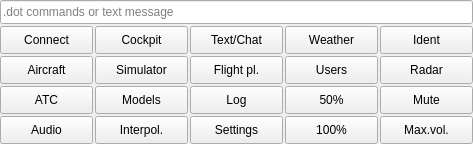
<?xml version="1.0" encoding="UTF-8"?>
<ui version="4.0">
 <class>CMainKeypadAreaComponent</class>
 <widget class="QFrame" name="CMainKeypadAreaComponent">
  <property name="geometry">
   <rect>
    <x>0</x>
    <y>0</y>
    <width>473</width>
    <height>144</height>
   </rect>
  </property>
  <property name="windowTitle">
   <string>Main keypad area</string>
  </property>
  <layout class="QVBoxLayout" name="vl_MainKeypadArea">
   <property name="spacing">
    <number>0</number>
   </property>
   <property name="leftMargin">
    <number>0</number>
   </property>
   <property name="topMargin">
    <number>0</number>
   </property>
   <property name="rightMargin">
    <number>0</number>
   </property>
   <property name="bottomMargin">
    <number>0</number>
   </property>
   <item>
    <widget class="QWidget" name="wi_MainKeypadArea" native="true">
     <property name="sizePolicy">
      <sizepolicy hsizetype="Preferred" vsizetype="Preferred">
       <horstretch>0</horstretch>
       <verstretch>0</verstretch>
      </sizepolicy>
     </property>
     <layout class="QGridLayout" name="gl_MainKeypadArea">
      <property name="sizeConstraint">
       <enum>QLayout::SetDefaultConstraint</enum>
      </property>
      <property name="leftMargin">
       <number>0</number>
      </property>
      <property name="topMargin">
       <number>0</number>
      </property>
      <property name="rightMargin">
       <number>0</number>
      </property>
      <property name="bottomMargin">
       <number>0</number>
      </property>
      <property name="spacing">
       <number>2</number>
      </property>
      <item row="0" column="0" colspan="5">
       <widget class="BlackGui::Components::CCommandInput" name="lep_CommandLineInput">
        <property name="minimumSize">
         <size>
          <width>0</width>
          <height>24</height>
         </size>
        </property>
        <property name="toolTip">
         <string>command line (e.g. &quot;.com1&quot;, &quot;.x&quot;, &quot;.msg com1&quot;)</string>
        </property>
        <property name="placeholderText">
         <string>.dot commands or text message</string>
        </property>
       </widget>
      </item>
      <item row="5" column="2">
       <widget class="QPushButton" name="pb_MainSettings">
        <property name="sizePolicy">
         <sizepolicy hsizetype="Preferred" vsizetype="Preferred">
          <horstretch>0</horstretch>
          <verstretch>0</verstretch>
         </sizepolicy>
        </property>
        <property name="toolTip">
         <string>Use &quot;SHIFT&quot; for overview</string>
        </property>
        <property name="layoutDirection">
         <enum>Qt::LeftToRight</enum>
        </property>
        <property name="text">
         <string>Settings</string>
        </property>
        <property name="checkable">
         <bool>true</bool>
        </property>
       </widget>
      </item>
      <item row="5" column="3">
       <widget class="QPushButton" name="pb_Opacity100">
        <property name="sizePolicy">
         <sizepolicy hsizetype="Preferred" vsizetype="Preferred">
          <horstretch>0</horstretch>
          <verstretch>0</verstretch>
         </sizepolicy>
        </property>
        <property name="text">
         <string>100%</string>
        </property>
       </widget>
      </item>
      <item row="5" column="1">
       <widget class="QPushButton" name="pb_MainInterpolation">
        <property name="sizePolicy">
         <sizepolicy hsizetype="Preferred" vsizetype="Preferred">
          <horstretch>0</horstretch>
          <verstretch>0</verstretch>
         </sizepolicy>
        </property>
        <property name="toolTip">
         <string>Interpolation</string>
        </property>
        <property name="text">
         <string>Interpol.</string>
        </property>
        <property name="checkable">
         <bool>true</bool>
        </property>
       </widget>
      </item>
      <item row="1" column="3">
       <widget class="QPushButton" name="pb_MainWeather">
        <property name="sizePolicy">
         <sizepolicy hsizetype="Preferred" vsizetype="Preferred">
          <horstretch>0</horstretch>
          <verstretch>0</verstretch>
         </sizepolicy>
        </property>
        <property name="text">
         <string>Weather</string>
        </property>
        <property name="checkable">
         <bool>true</bool>
        </property>
       </widget>
      </item>
      <item row="5" column="0">
       <widget class="QPushButton" name="pb_Audio">
        <property name="sizePolicy">
         <sizepolicy hsizetype="Preferred" vsizetype="Preferred">
          <horstretch>0</horstretch>
          <verstretch>0</verstretch>
         </sizepolicy>
        </property>
        <property name="text">
         <string>Audio</string>
        </property>
       </widget>
      </item>
      <item row="1" column="4">
       <widget class="QPushButton" name="pb_CockpitIdent">
        <property name="sizePolicy">
         <sizepolicy hsizetype="Preferred" vsizetype="Preferred">
          <horstretch>0</horstretch>
          <verstretch>0</verstretch>
         </sizepolicy>
        </property>
        <property name="text">
         <string>Ident</string>
        </property>
       </widget>
      </item>
      <item row="3" column="2">
       <widget class="QPushButton" name="pb_MainFlightplan">
        <property name="sizePolicy">
         <sizepolicy hsizetype="Preferred" vsizetype="Preferred">
          <horstretch>0</horstretch>
          <verstretch>0</verstretch>
         </sizepolicy>
        </property>
        <property name="toolTip">
         <string>Flight plan</string>
        </property>
        <property name="text">
         <string>Flight pl.</string>
        </property>
        <property name="checkable">
         <bool>true</bool>
        </property>
       </widget>
      </item>
      <item row="1" column="0">
       <widget class="QPushButton" name="pb_Connect">
        <property name="sizePolicy">
         <sizepolicy hsizetype="Preferred" vsizetype="Preferred">
          <horstretch>0</horstretch>
          <verstretch>0</verstretch>
         </sizepolicy>
        </property>
        <property name="text">
         <string>Connect</string>
        </property>
        <property name="checkable">
         <bool>true</bool>
        </property>
       </widget>
      </item>
      <item row="4" column="2">
       <widget class="QPushButton" name="pb_MainLog">
        <property name="sizePolicy">
         <sizepolicy hsizetype="Preferred" vsizetype="Preferred">
          <horstretch>0</horstretch>
          <verstretch>0</verstretch>
         </sizepolicy>
        </property>
        <property name="text">
         <string>Log</string>
        </property>
        <property name="checkable">
         <bool>true</bool>
        </property>
       </widget>
      </item>
      <item row="4" column="1">
       <widget class="QPushButton" name="pb_MainMappings">
        <property name="sizePolicy">
         <sizepolicy hsizetype="Preferred" vsizetype="Preferred">
          <horstretch>0</horstretch>
          <verstretch>0</verstretch>
         </sizepolicy>
        </property>
        <property name="toolTip">
         <string>Models and rendering</string>
        </property>
        <property name="text">
         <string>Models</string>
        </property>
        <property name="checkable">
         <bool>true</bool>
        </property>
       </widget>
      </item>
      <item row="1" column="1">
       <widget class="QPushButton" name="pb_MainCockpit">
        <property name="sizePolicy">
         <sizepolicy hsizetype="Preferred" vsizetype="Preferred">
          <horstretch>0</horstretch>
          <verstretch>0</verstretch>
         </sizepolicy>
        </property>
        <property name="text">
         <string>Cockpit</string>
        </property>
        <property name="checkable">
         <bool>true</bool>
        </property>
       </widget>
      </item>
      <item row="3" column="0">
       <widget class="QPushButton" name="pb_MainAircrafts">
        <property name="sizePolicy">
         <sizepolicy hsizetype="Preferred" vsizetype="Preferred">
          <horstretch>0</horstretch>
          <verstretch>0</verstretch>
         </sizepolicy>
        </property>
        <property name="text">
         <string>Aircraft</string>
        </property>
        <property name="checkable">
         <bool>true</bool>
        </property>
       </widget>
      </item>
      <item row="3" column="1">
       <widget class="QPushButton" name="pb_MainSimulator">
        <property name="sizePolicy">
         <sizepolicy hsizetype="Preferred" vsizetype="Preferred">
          <horstretch>0</horstretch>
          <verstretch>0</verstretch>
         </sizepolicy>
        </property>
        <property name="text">
         <string>Simulator</string>
        </property>
        <property name="checkable">
         <bool>true</bool>
        </property>
       </widget>
      </item>
      <item row="1" column="2">
       <widget class="QPushButton" name="pb_MainTextMessages">
        <property name="sizePolicy">
         <sizepolicy hsizetype="Preferred" vsizetype="Preferred">
          <horstretch>0</horstretch>
          <verstretch>0</verstretch>
         </sizepolicy>
        </property>
        <property name="text">
         <string>Text/Chat</string>
        </property>
        <property name="checkable">
         <bool>true</bool>
        </property>
       </widget>
      </item>
      <item row="4" column="0">
       <widget class="QPushButton" name="pb_MainAtc">
        <property name="sizePolicy">
         <sizepolicy hsizetype="Preferred" vsizetype="Preferred">
          <horstretch>0</horstretch>
          <verstretch>0</verstretch>
         </sizepolicy>
        </property>
        <property name="text">
         <string>ATC</string>
        </property>
        <property name="checkable">
         <bool>true</bool>
        </property>
       </widget>
      </item>
      <item row="4" column="3">
       <widget class="QPushButton" name="pb_Opacity050">
        <property name="sizePolicy">
         <sizepolicy hsizetype="Preferred" vsizetype="Preferred">
          <horstretch>0</horstretch>
          <verstretch>0</verstretch>
         </sizepolicy>
        </property>
        <property name="text">
         <string>50%</string>
        </property>
       </widget>
      </item>
      <item row="5" column="4">
       <widget class="QPushButton" name="pb_SoundMaxVolume">
        <property name="sizePolicy">
         <sizepolicy hsizetype="Preferred" vsizetype="Preferred">
          <horstretch>0</horstretch>
          <verstretch>0</verstretch>
         </sizepolicy>
        </property>
        <property name="statusTip">
         <string>Maximum volume</string>
        </property>
        <property name="text">
         <string>Max.vol.</string>
        </property>
       </widget>
      </item>
      <item row="4" column="4">
       <widget class="QPushButton" name="pb_SoundMute">
        <property name="sizePolicy">
         <sizepolicy hsizetype="Preferred" vsizetype="Preferred">
          <horstretch>0</horstretch>
          <verstretch>0</verstretch>
         </sizepolicy>
        </property>
        <property name="text">
         <string>Mute</string>
        </property>
        <property name="checkable">
         <bool>true</bool>
        </property>
       </widget>
      </item>
      <item row="3" column="4">
       <widget class="QPushButton" name="pb_MainRadar">
        <property name="enabled">
         <bool>true</bool>
        </property>
        <property name="sizePolicy">
         <sizepolicy hsizetype="Preferred" vsizetype="Preferred">
          <horstretch>0</horstretch>
          <verstretch>0</verstretch>
         </sizepolicy>
        </property>
        <property name="text">
         <string>Radar</string>
        </property>
        <property name="checkable">
         <bool>true</bool>
        </property>
       </widget>
      </item>
      <item row="3" column="3">
       <widget class="QPushButton" name="pb_MainUsers">
        <property name="sizePolicy">
         <sizepolicy hsizetype="Preferred" vsizetype="Preferred">
          <horstretch>0</horstretch>
          <verstretch>0</verstretch>
         </sizepolicy>
        </property>
        <property name="text">
         <string>Users</string>
        </property>
        <property name="checkable">
         <bool>true</bool>
        </property>
       </widget>
      </item>
     </layout>
    </widget>
   </item>
  </layout>
 </widget>
 <customwidgets>
  <customwidget>
   <class>BlackGui::Components::CCommandInput</class>
   <extends>QLineEdit</extends>
   <header>blackgui/components/commandinput.h</header>
   <container>1</container>
  </customwidget>
 </customwidgets>
 <tabstops>
  <tabstop>lep_CommandLineInput</tabstop>
  <tabstop>pb_Connect</tabstop>
  <tabstop>pb_MainAircrafts</tabstop>
  <tabstop>pb_MainAtc</tabstop>
  <tabstop>pb_Audio</tabstop>
  <tabstop>pb_MainCockpit</tabstop>
  <tabstop>pb_MainSimulator</tabstop>
  <tabstop>pb_MainMappings</tabstop>
  <tabstop>pb_MainInterpolation</tabstop>
  <tabstop>pb_MainTextMessages</tabstop>
  <tabstop>pb_MainFlightplan</tabstop>
  <tabstop>pb_MainLog</tabstop>
  <tabstop>pb_MainSettings</tabstop>
  <tabstop>pb_MainWeather</tabstop>
  <tabstop>pb_MainUsers</tabstop>
  <tabstop>pb_Opacity050</tabstop>
  <tabstop>pb_Opacity100</tabstop>
  <tabstop>pb_CockpitIdent</tabstop>
  <tabstop>pb_MainRadar</tabstop>
  <tabstop>pb_SoundMute</tabstop>
  <tabstop>pb_SoundMaxVolume</tabstop>
 </tabstops>
 <resources/>
 <connections/>
</ui>
